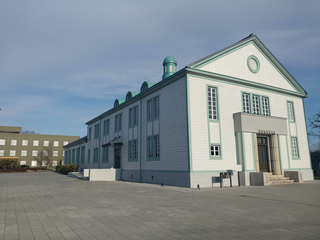
#> input picture sample.png, 320 x 240 px
$ jupyter execute --allow-errors chap14_ex.ipynb   (shell and % lines are left out)
#> lines starting #> are read from the running program, lines starting #| are printed output that depends on the picture
[](https://colab.research.google.com/github/schwalbe1996/ds_media_intro/blob/main/chap14_ex.ipynb)

# 14章 演習問題（宿題）：SIFTのスケール・回転不変性を確かめよう

このノートブックは 14 章「画像からの特徴抽出」の宿題です。所要時間は20分程度です。

このノートブックには **コードの一部しか書かれていません**。`chap14.ipynb` を開いて見ながら、`# TODO` の部分を**自分で埋めて**完成させましょう。「どのセルのコードが使えそうか」を探すことも勉強のうちです。

## 課題：SIFTは画像の回転・縮小に強いか？
SIFT法は **スケール不変性**（被写体の大きさが変わっても安定）と **回転不変性**（被写体が回転しても安定）をもつ局所特徴量です。これを実際に確かめます。

同じ画像から作った **(1) 元画像 / (2) 45°回転した画像 / (3) 縦横50%に縮小した画像** の3枚にSIFTを適用し、検出されるキーポイントを見比べます。
- 回転・縮小した画像をつくるセルは**完成済み**です（そのまま実行）。
- `chap14.ipynb` の **SIFTのセル**（`SIFT = cv2.SIFT_create()` や `detectAndCompute`、`drawKeypoints` が出てくるセル）を参考に、`# TODO` を埋めましょう。

**観察と考察:**
- 回転・縮小しても、建物の角や窓など **同じ場所** にキーポイントが検出されているか？
- キーポイントの **数** は3枚でどう変わったか？（特に縮小版）
- 上の結果を **SIFTのスケール不変性・回転不変性** と結びつけて、提出セルの `answer_A` に1〜3行で説明してください。

## 提出方法（重要）
最後の **「提出ファイルの作成」セル** を実行すると、3枚の結果画像と考察を1枚にまとめた PDF が自動で作られ、ダウンロードされます。
- ファイル名は **`学籍番号_フルネーム_14.pdf`** になります。氏名は**ローマ字・名+姓・スペースなし**で書きます（例: 彦根太郎 → `TaroHikone`、ファイル名 → `5025123_TaroHikone_14.pdf`）。提出セルの `student_id` と `student_name` を**自分のものに書き換えてから**実行してください。
- 提出するのはこの **PDF 1ファイルだけ** です。

[cell 1]
# 画像のダウンロードとライブラリの読み込み（このセルはそのまま実行）

import cv2
import matplotlib.pyplot as plt
import numpy as np
import japanize_matplotlib  # PDF内の日本語を表示するため

## ステップ1：回転・縮小した画像をつくる（このセルはそのまま実行）

元画像から「45°回転した画像」と「縦横50%に縮小した画像」をつくります。

[cell 2]
img = cv2.imread('sample.png')
#> img is the input picture: shape (240, 320, 3); mean B, G, R 145.2, 139.2, 129.2
h, w = img.shape[:2]
#> h = 240; w = 320

# 45度回転した画像
M = cv2.getRotationMatrix2D((w/2, h/2), 45, 1.0)
rotated = cv2.warpAffine(img, M, (w, h))
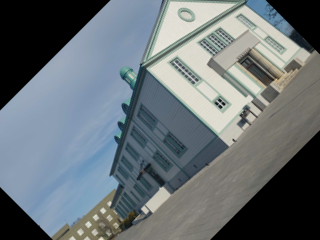
#> rotated: shape (240, 320, 3); mean B, G, R 118.4, 113.8, 105.3

# 縦横50%に縮小した画像
scaled = cv2.resize(img, None, fx=0.5, fy=0.5)
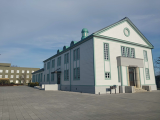
#> scaled: shape (120, 160, 3); mean B, G, R 145.3, 139.4, 129.3

plt.figure(figsize=(12, 4))
plt.subplot(1, 3, 1); plt.imshow(cv2.cvtColor(img, cv2.COLOR_BGR2RGB));     plt.title('元画像');   plt.axis('off')
plt.subplot(1, 3, 2); plt.imshow(cv2.cvtColor(rotated, cv2.COLOR_BGR2RGB)); plt.title('45°回転'); plt.axis('off')
plt.subplot(1, 3, 3); plt.imshow(cv2.cvtColor(scaled, cv2.COLOR_BGR2RGB));  plt.title('50%縮小'); plt.axis('off')
plt.show()
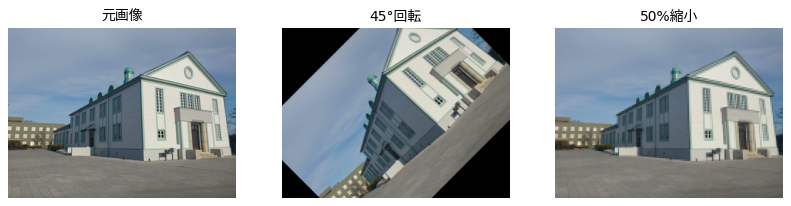
#> figure drawn by matplotlib, 3 panels

$ run again, with foreground.png copied over sample.png
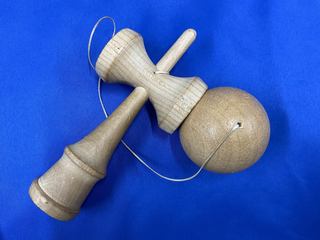
#> input picture foreground.png, 320 x 240 px
#> img is the input picture: shape (240, 320, 3); mean B, G, R 187.6, 89.4, 52.3
#> `rotated = cv2.warpAffine(img, M, (w, h))`:
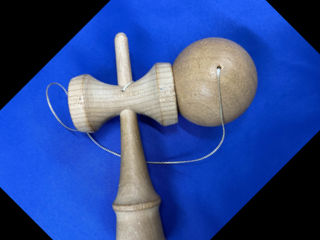
#> rotated: shape (240, 320, 3); mean B, G, R 146.4, 73, 45.3
#> `plt.show()`:
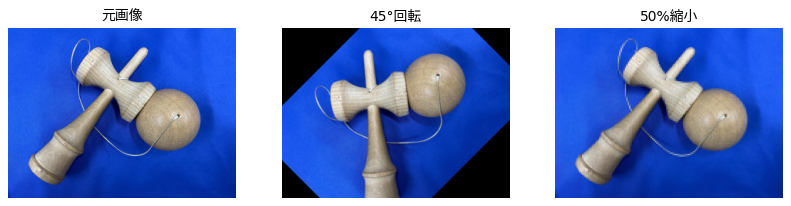
#> figure drawn by matplotlib, 3 panels

$ run again, with left.png copied over sample.png
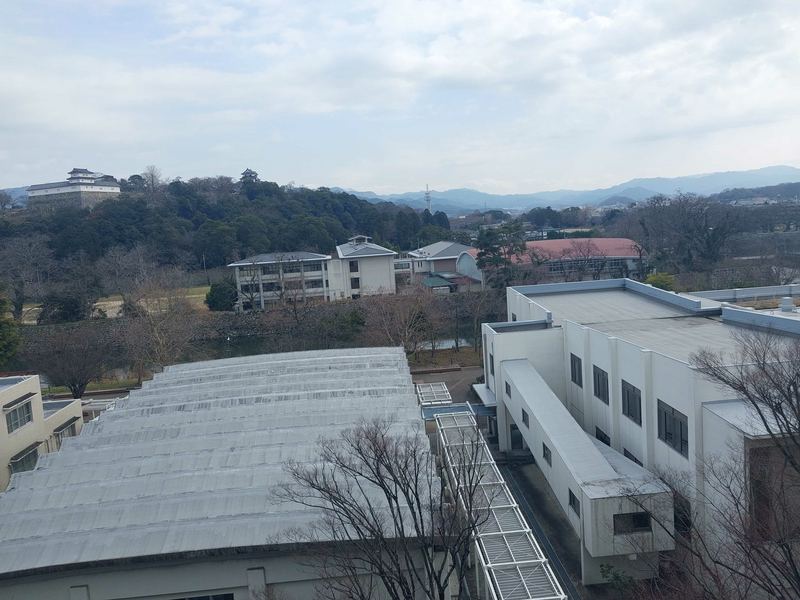
#> input picture left.png, 800 x 600 px
#> img is the input picture: shape (600, 800, 3); mean B, G, R 153.1, 143.9, 132.8
#> `rotated = cv2.warpAffine(img, M, (w, h))`:
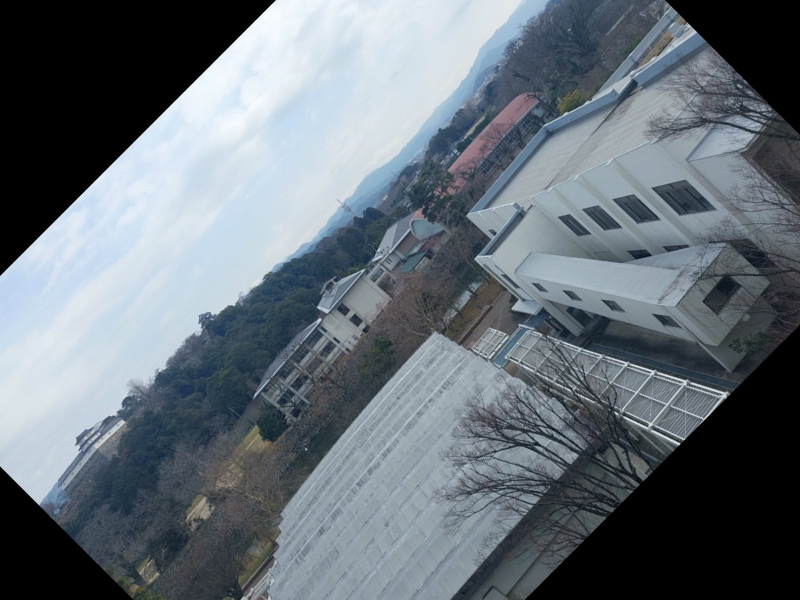
#> rotated: shape (600, 800, 3); mean B, G, R 119.4, 111.7, 102.5
#> `plt.show()`:
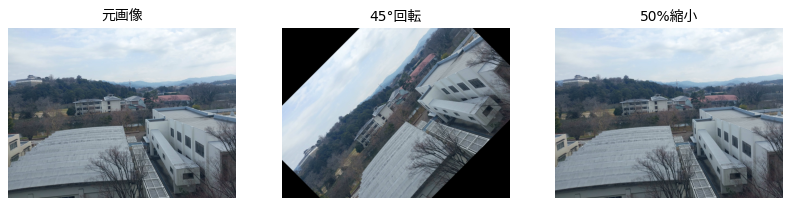
#> figure drawn by matplotlib, 3 panels
